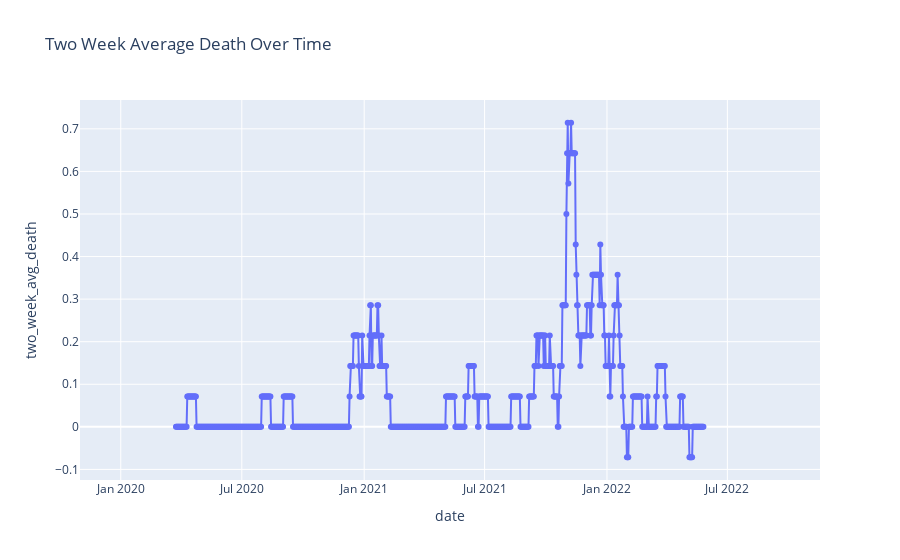

The cell this chart's notebook holds for it:
### Code cell
# since I found that teller county contains the rows with 0.642... mvg avg deaths, plot this county

import plotly.express as px

# Load the data
df_plot = pd.read_csv('../Custom Field Test CSVs/US_CO_Teller County.csv')

# Ensure the date column is formatted as a date type (assuming the date column is named 'Date')
df_plot['date'] = pd.to_datetime(df_plot['date'])

# Create an interactive line plot
fig = px.line(df_plot, x='date', y='two_week_avg_death', title='Two Week Average Death Over Time')

# Customize hover data
fig.update_traces(mode='lines+markers', hoverinfo='text+name', text=df_plot['date'].dt.strftime('%Y-%m-%d'))

# Show the plot
fig.show()

### Figure 1 — Plotly figure (JSON) as saved in the notebook; plotly's stock layout.template omitted (floating-point values rounded to 4 significant figures; data arrays with more than 128 entries replaced by an {"elided": "..."} marker saying what was removed)
{"data": [{"hoverinfo": "text+name", "hovertemplate": "date=%{x}<br>two_week_avg_death=%{y}<extra></extra>", "legendgroup": "", "line": {"color": "#636efa", "dash": "solid"}, "marker": {"symbol": "circle"}, "mode": "lines+markers", "name": "", "orientation": "v", "showlegend": false, "text": {"elided": "991 str values"}, "type": "scatter", "x": {"elided": "991 str values"}, "xaxis": "x", "y": {"elided": "991 float values"}, "yaxis": "y"}], "layout": {"autosize": true, "legend": {"tracegroupgap": 0}, "title": {"text": "Two Week Average Death Over Time"}, "xaxis": {"anchor": "y", "autorange": true, "domain": [0, 1], "range": ["2019-11-02 20:46:54.1912", "2022-11-15 03:13:05.8088"], "title": {"text": "date"}, "type": "date"}, "yaxis": {"anchor": "x", "autorange": true, "domain": [0, 1], "range": [-0.1363, 0.7791], "title": {"text": "two_week_avg_death"}, "type": "linear"}}}
